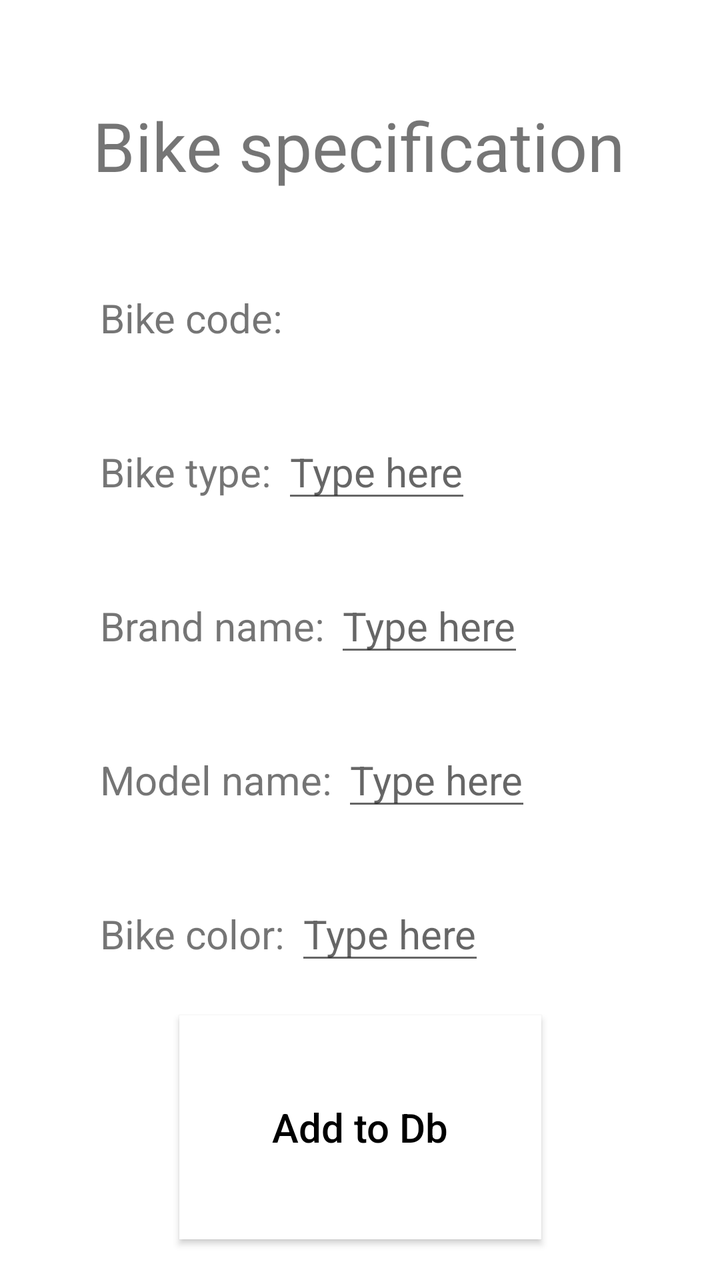
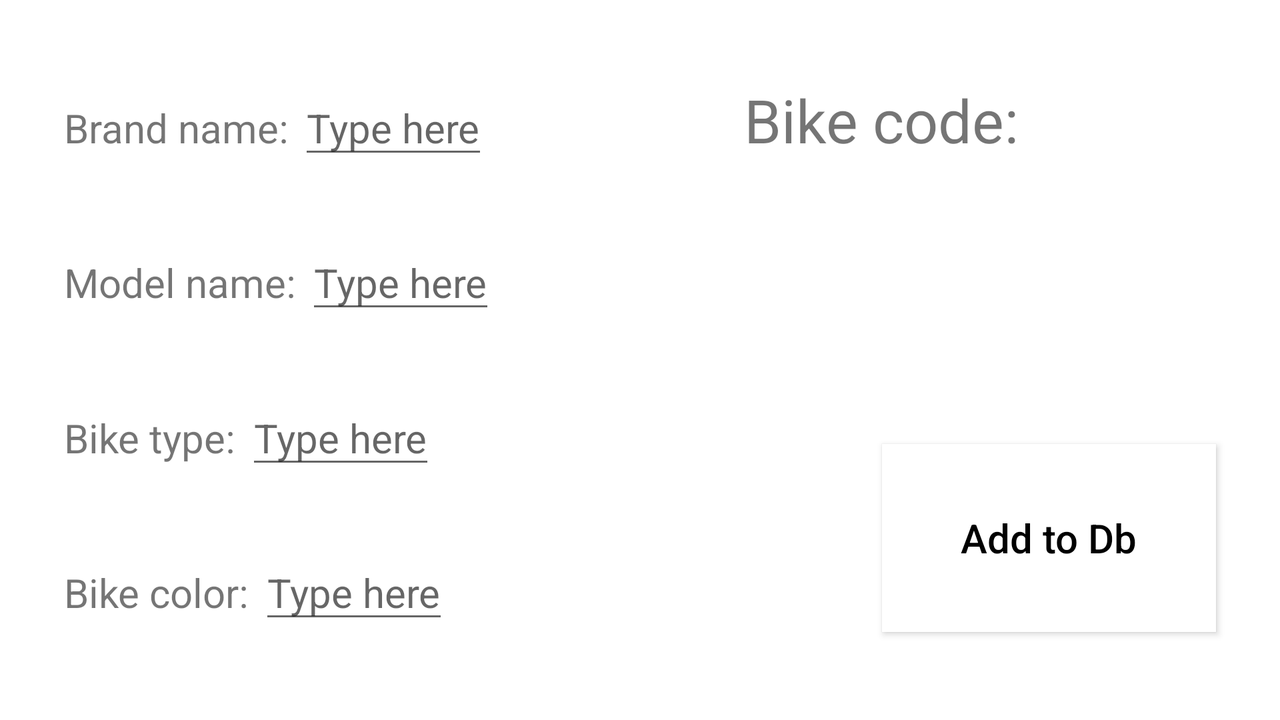

The same Android screen from two of the app's own layout files: first res/layout/ as a phone draws it, then the repository's variant for another configuration, drawn on a device whose configuration selects that folder. Both files follow.
<!-- AndroidManifest.xml: application theme Theme.BikeHelper_MobileApp_Project -->
<!-- res/layout/activity_bike_addition.xml -->
<?xml version="1.0" encoding="utf-8"?>
<androidx.constraintlayout.widget.ConstraintLayout xmlns:android="http://schemas.android.com/apk/res/android"
    xmlns:app="http://schemas.android.com/apk/res-auto"
    xmlns:tools="http://schemas.android.com/tools"
    android:layout_width="match_parent"
    android:layout_height="match_parent"
    tools:context=".BikeAddition">

    <androidx.appcompat.widget.AppCompatButton
        android:id="@+id/AddToDb"
        android:layout_width="181dp"
        android:layout_height="112dp"
        android:layout_alignParentEnd="true"
        android:layout_alignParentBottom="true"
        android:background="@color/white"
        android:drawableRight="@mipmap/ic_arrow"
        android:insetTop="0dp"
        android:insetBottom="0dp"
        android:onClick="addBike"
        android:text="Add to Db"
        android:textAllCaps="false"
        android:textColor="@color/black"
        android:textSize="20sp"
        app:layout_constraintBottom_toBottomOf="parent"
        app:layout_constraintEnd_toEndOf="parent"
        app:layout_constraintStart_toStartOf="parent"
        app:layout_constraintTop_toBottomOf="@+id/bikeColortv"
        tools:ignore="HardcodedText" />

    <TextView
        android:id="@+id/bikeCodetv"
        android:layout_width="wrap_content"
        android:layout_height="wrap_content"
        android:layout_marginTop="50dp"
        android:text=""
        android:textSize="20sp"
        app:layout_constraintStart_toEndOf="@+id/textView7"
        app:layout_constraintTop_toBottomOf="@+id/textView12" />

    <EditText
        android:id="@+id/bikeTypetv"
        android:layout_width="wrap_content"
        android:layout_height="wrap_content"
        android:hint="Type here"
        android:textSize="20sp"
        app:layout_constraintBaseline_toBaselineOf="@id/textView8"
        app:layout_constraintStart_toEndOf="@+id/textView8" />

    <EditText
        android:id="@+id/brandNametv"
        android:layout_width="wrap_content"
        android:layout_height="wrap_content"
        android:hint="Type here"
        android:textSize="20sp"
        app:layout_constraintBaseline_toBaselineOf="@id/textView9"
        app:layout_constraintStart_toEndOf="@+id/textView9" />

    <EditText
        android:id="@+id/modelNametv"
        android:layout_width="wrap_content"
        android:layout_height="wrap_content"
        android:hint="Type here"
        android:textSize="20sp"
        app:layout_constraintBaseline_toBaselineOf="@id/textView10"
        app:layout_constraintStart_toEndOf="@+id/textView10" />

    <EditText
        android:id="@+id/bikeColortv"
        android:layout_width="wrap_content"
        android:layout_height="wrap_content"
        android:hint="Type here"
        android:textSize="20sp"
        app:layout_constraintBaseline_toBaselineOf="@id/textView11"
        app:layout_constraintStart_toEndOf="@+id/textView11" />

    <TextView
        android:id="@+id/textView7"
        android:layout_width="wrap_content"
        android:layout_height="wrap_content"
        android:layout_marginStart="50dp"
        android:layout_marginTop="50dp"
        android:text="Bike code: "
        android:textSize="20sp"
        app:layout_constraintStart_toStartOf="parent"
        app:layout_constraintTop_toBottomOf="@+id/textView12" />

    <TextView
        android:id="@+id/textView8"
        android:layout_width="wrap_content"
        android:layout_height="wrap_content"
        android:layout_marginStart="50dp"
        android:layout_marginTop="50dp"
        android:text="Bike type: "
        android:textSize="20sp"
        app:layout_constraintStart_toStartOf="parent"
        app:layout_constraintTop_toBottomOf="@+id/textView7" />

    <TextView
        android:id="@+id/textView9"
        android:layout_width="wrap_content"
        android:layout_height="wrap_content"
        android:layout_marginStart="50dp"
        android:layout_marginTop="50dp"
        android:text="Brand name: "
        android:textSize="20sp"
        app:layout_constraintStart_toStartOf="parent"
        app:layout_constraintTop_toBottomOf="@+id/textView8" />

    <TextView
        android:id="@+id/textView10"
        android:layout_width="wrap_content"
        android:layout_height="wrap_content"
        android:layout_marginStart="50dp"
        android:layout_marginTop="50dp"
        android:text="Model name: "
        android:textSize="20sp"
        app:layout_constraintStart_toStartOf="parent"
        app:layout_constraintTop_toBottomOf="@+id/textView9" />

    <TextView
        android:id="@+id/textView11"
        android:layout_width="wrap_content"
        android:layout_height="wrap_content"
        android:layout_marginStart="50dp"
        android:layout_marginTop="50dp"
        android:text="Bike color: "
        android:textSize="20sp"
        app:layout_constraintStart_toStartOf="parent"
        app:layout_constraintTop_toBottomOf="@+id/textView10" />

    <TextView
        android:id="@+id/textView12"
        android:layout_width="wrap_content"
        android:layout_height="wrap_content"
        android:layout_marginTop="50dp"
        android:text="Bike specification"
        android:textSize="34sp"
        app:layout_constraintEnd_toEndOf="parent"
        app:layout_constraintHorizontal_bias="0.496"
        app:layout_constraintStart_toStartOf="parent"
        app:layout_constraintTop_toTopOf="parent" />
</androidx.constraintlayout.widget.ConstraintLayout>
<!-- resources referenced by this layout -->
<resources>
  <color name="black">#FF000000</color>
  <color name="white">#FFFFFFFF</color>
  <style name="Theme.BikeHelper_MobileApp_Project" parent="Theme.MaterialComponents.DayNight.DarkActionBar">
          
          <item name="colorPrimary">@color/grey</item>
          <item name="colorPrimaryVariant">@color/darkgrey</item>
          <item name="colorOnPrimary">@color/white</item>
          
          <item name="colorSecondary">@color/teal_200</item>
          <item name="colorSecondaryVariant">@color/teal_700</item>
          <item name="colorOnSecondary">@color/black</item>
          
          <item name="android:statusBarColor" tools:targetApi="l">?attr/colorOnPrimary</item>
          
      </style>
  <color name="grey">#4E4C4C</color>
  <color name="darkgrey">#393838</color>
  <color name="teal_200">#FF03DAC5</color>
  <color name="teal_700">#FF018786</color>
</resources>
<!-- res/layout-land/activity_bike_addition.xml (the repository's variant of the layout above) -->
<!-- drawn on the phone turned sideways -->
<?xml version="1.0" encoding="utf-8"?>
<androidx.constraintlayout.widget.ConstraintLayout xmlns:android="http://schemas.android.com/apk/res/android"
    xmlns:app="http://schemas.android.com/apk/res-auto"
    xmlns:tools="http://schemas.android.com/tools"
    android:layout_width="match_parent"
    android:layout_height="match_parent"
    tools:context=".BikeAddition">

    <androidx.appcompat.widget.AppCompatButton
        android:id="@+id/AddToDb"
        android:layout_width="167dp"
        android:layout_height="94dp"
        android:layout_alignParentEnd="true"
        android:layout_alignParentBottom="true"
        android:layout_marginEnd="32dp"
        android:layout_marginBottom="44dp"
        android:background="@color/white"
        android:drawableRight="@mipmap/ic_arrow"
        android:insetTop="0dp"
        android:insetBottom="0dp"
        android:onClick="addBike"
        android:text="Add to Db"
        android:textAllCaps="false"
        android:textColor="@color/black"
        android:textSize="20sp"
        app:layout_constraintBottom_toBottomOf="parent"
        app:layout_constraintEnd_toEndOf="parent"
        tools:ignore="HardcodedText" />

    <TextView
        android:id="@+id/bikeCodetv"
        android:layout_width="wrap_content"
        android:layout_height="wrap_content"
        android:text=""
        android:textSize="30sp"
        app:layout_constraintBaseline_toBaselineOf="@id/tv7_bikecode"
        app:layout_constraintStart_toEndOf="@+id/tv7_bikecode" />

    <EditText
        android:id="@+id/bikeTypetv"
        android:layout_width="wrap_content"
        android:layout_height="wrap_content"
        android:hint="Type here"
        android:textSize="20sp"
        app:layout_constraintBaseline_toBaselineOf="@id/tv8_biketype"
        app:layout_constraintStart_toEndOf="@+id/tv8_biketype"
        tools:layout_editor_absoluteY="170dp" />

    <EditText
        android:id="@+id/brandNametv"
        android:layout_width="wrap_content"
        android:layout_height="wrap_content"
        android:hint="Type here"
        android:textSize="20sp"
        app:layout_constraintBaseline_toBaselineOf="@id/tv_brandname"
        app:layout_constraintStart_toEndOf="@+id/tv_brandname"
        tools:layout_editor_absoluteY="16dp" />

    <EditText
        android:id="@+id/modelNametv"
        android:layout_width="wrap_content"
        android:layout_height="wrap_content"
        android:hint="Type here"
        android:textSize="20sp"
        app:layout_constraintBaseline_toBaselineOf="@id/tv_modelname"
        app:layout_constraintStart_toEndOf="@+id/tv_modelname"
        tools:layout_editor_absoluteY="112dp" />

    <EditText
        android:id="@+id/bikeColortv"
        android:layout_width="wrap_content"
        android:layout_height="wrap_content"
        android:hint="Type here"
        android:textSize="20sp"
        app:layout_constraintBaseline_toBaselineOf="@id/tv11_bikecolor"
        app:layout_constraintStart_toEndOf="@+id/tv11_bikecolor"
        tools:layout_editor_absoluteY="243dp" />

    <TextView
        android:id="@+id/tv7_bikecode"
        android:layout_width="wrap_content"
        android:layout_height="wrap_content"
        android:layout_marginStart="128dp"
        android:text="Bike code: "
        android:textSize="30sp"
        app:layout_constraintBaseline_toBaselineOf="@id/tv_brandname"
        app:layout_constraintStart_toEndOf="@+id/brandNametv" />

    <TextView
        android:id="@+id/tv8_biketype"
        android:layout_width="wrap_content"
        android:layout_height="wrap_content"
        android:layout_marginStart="32dp"
        android:text="Bike type: "
        android:textSize="20sp"
        app:layout_constraintBottom_toTopOf="@+id/tv11_bikecolor"
        app:layout_constraintStart_toStartOf="parent"
        app:layout_constraintTop_toBottomOf="@+id/tv_modelname" />

    <TextView
        android:id="@+id/tv_brandname"
        android:layout_width="wrap_content"
        android:layout_height="wrap_content"
        android:layout_marginStart="32dp"
        android:text="Brand name: "
        android:textSize="20sp"
        app:layout_constraintBottom_toTopOf="@+id/tv_modelname"
        app:layout_constraintStart_toStartOf="parent"
        app:layout_constraintTop_toTopOf="parent" />

    <TextView
        android:id="@+id/tv_modelname"
        android:layout_width="wrap_content"
        android:layout_height="wrap_content"
        android:layout_marginStart="32dp"
        android:text="Model name: "
        android:textSize="20sp"
        app:layout_constraintBottom_toTopOf="@+id/tv8_biketype"
        app:layout_constraintStart_toStartOf="parent"
        app:layout_constraintTop_toBottomOf="@+id/tv_brandname" />

    <TextView
        android:id="@+id/tv11_bikecolor"
        android:layout_width="wrap_content"
        android:layout_height="wrap_content"
        android:layout_marginStart="32dp"
        android:text="Bike color: "
        android:textSize="20sp"
        app:layout_constraintBottom_toBottomOf="parent"
        app:layout_constraintStart_toStartOf="parent"
        app:layout_constraintTop_toBottomOf="@+id/tv8_biketype" />

</androidx.constraintlayout.widget.ConstraintLayout>
